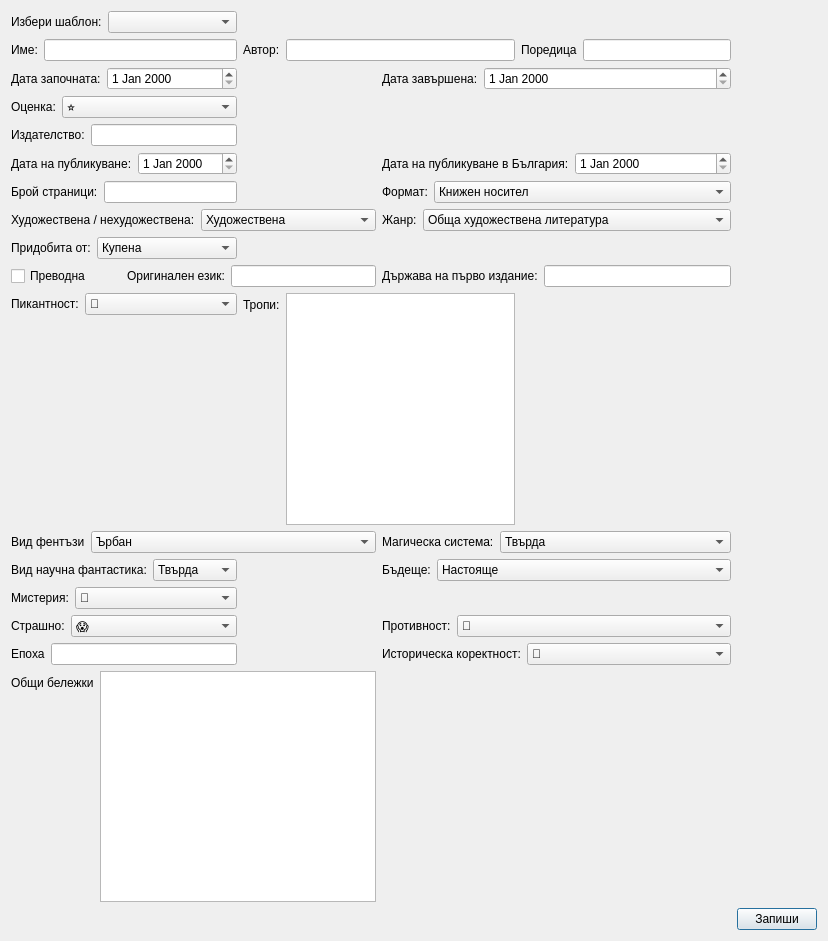
<?xml version="1.0" encoding="UTF-8"?>
<ui version="4.0">
 <class>CreateBook</class>
 <widget class="QDialog" name="CreateBook">
  <property name="geometry">
   <rect>
    <x>0</x>
    <y>0</y>
    <width>828</width>
    <height>941</height>
   </rect>
  </property>
  <property name="windowTitle">
   <string>Dialog</string>
  </property>
  <property name="styleSheet">
   <string notr="true">
background-color: rgb(242, 238, 203);

QLineEdit {
	background-color: rgb(255, 255, 255);
}</string>
  </property>
  <layout class="QGridLayout" name="gridLayout">
   <item row="0" column="0" colspan="2">
    <layout class="QFormLayout" name="formLayout_26">
     <item row="0" column="0">
      <widget class="QLabel" name="label_28">
       <property name="text">
        <string>Избери шаблон:</string>
       </property>
      </widget>
     </item>
     <item row="0" column="1">
      <widget class="QComboBox" name="comboBoxTemplate"/>
     </item>
    </layout>
   </item>
   <item row="1" column="0" colspan="2">
    <layout class="QFormLayout" name="formLayout">
     <item row="0" column="0">
      <widget class="QLabel" name="labelName">
       <property name="text">
        <string>Име:</string>
       </property>
      </widget>
     </item>
     <item row="0" column="1">
      <widget class="QLineEdit" name="lineEditName"/>
     </item>
    </layout>
   </item>
   <item row="1" column="2" colspan="2">
    <layout class="QFormLayout" name="formLayout_2">
     <item row="0" column="0">
      <widget class="QLabel" name="labelAuthor">
       <property name="text">
        <string>Автор:</string>
       </property>
      </widget>
     </item>
     <item row="0" column="1">
      <widget class="QLineEdit" name="lineEditAuthor"/>
     </item>
    </layout>
   </item>
   <item row="1" column="4">
    <layout class="QFormLayout" name="formLayout_29">
     <item row="0" column="0">
      <widget class="QLabel" name="labelSeries">
       <property name="text">
        <string>Поредица</string>
       </property>
      </widget>
     </item>
     <item row="0" column="1">
      <widget class="QLineEdit" name="lineEditSeries"/>
     </item>
    </layout>
   </item>
   <item row="2" column="0" colspan="2">
    <layout class="QFormLayout" name="formLayout_3">
     <item row="0" column="0">
      <widget class="QLabel" name="labelDateStarted">
       <property name="text">
        <string>Дата започната:</string>
       </property>
      </widget>
     </item>
     <item row="0" column="1">
      <widget class="QDateEdit" name="dateEditStarted"/>
     </item>
    </layout>
   </item>
   <item row="2" column="3" colspan="2">
    <layout class="QFormLayout" name="formLayout_4">
     <item row="0" column="0">
      <widget class="QLabel" name="labelDateFinished">
       <property name="text">
        <string>Дата завършена:</string>
       </property>
      </widget>
     </item>
     <item row="0" column="1">
      <widget class="QDateEdit" name="dateEditFinished"/>
     </item>
    </layout>
   </item>
   <item row="3" column="0" colspan="2">
    <layout class="QFormLayout" name="formLayout_5">
     <item row="0" column="0">
      <widget class="QLabel" name="labelScore">
       <property name="text">
        <string>Оценка:</string>
       </property>
      </widget>
     </item>
     <item row="0" column="1">
      <widget class="QComboBox" name="comboBoxScore">
       <item>
        <property name="text">
         <string>⭐</string>
        </property>
       </item>
       <item>
        <property name="text">
         <string>⭐1/2</string>
        </property>
       </item>
       <item>
        <property name="text">
         <string>⭐⭐</string>
        </property>
       </item>
       <item>
        <property name="text">
         <string>⭐⭐1/2</string>
        </property>
       </item>
       <item>
        <property name="text">
         <string>⭐⭐⭐</string>
        </property>
       </item>
       <item>
        <property name="text">
         <string>⭐⭐⭐1/2</string>
        </property>
       </item>
       <item>
        <property name="text">
         <string>⭐⭐⭐⭐</string>
        </property>
       </item>
       <item>
        <property name="text">
         <string>⭐⭐⭐⭐1/2</string>
        </property>
       </item>
       <item>
        <property name="text">
         <string>⭐⭐⭐⭐⭐</string>
        </property>
       </item>
      </widget>
     </item>
    </layout>
   </item>
   <item row="4" column="0" colspan="2">
    <layout class="QFormLayout" name="formLayout_6">
     <item row="0" column="0">
      <widget class="QLabel" name="labelPublisher">
       <property name="text">
        <string>Издателство:</string>
       </property>
      </widget>
     </item>
     <item row="0" column="1">
      <widget class="QLineEdit" name="lineEditPublished"/>
     </item>
    </layout>
   </item>
   <item row="5" column="0" colspan="2">
    <layout class="QFormLayout" name="formLayout_10">
     <item row="0" column="0">
      <widget class="QLabel" name="labelPublished">
       <property name="text">
        <string>Дата на публикуване:</string>
       </property>
      </widget>
     </item>
     <item row="0" column="1">
      <widget class="QDateEdit" name="dateEdit_3"/>
     </item>
    </layout>
   </item>
   <item row="5" column="3" colspan="2">
    <layout class="QFormLayout" name="formLayout_11">
     <item row="0" column="0">
      <widget class="QLabel" name="labelPublishedBulgaria">
       <property name="text">
        <string>Дата на публикуване в България:</string>
       </property>
      </widget>
     </item>
     <item row="0" column="1">
      <widget class="QDateEdit" name="dateEditPublishedBulgaria"/>
     </item>
    </layout>
   </item>
   <item row="6" column="0" colspan="2">
    <layout class="QFormLayout" name="formLayout_12">
     <item row="0" column="1">
      <widget class="QLineEdit" name="lineEditPages"/>
     </item>
     <item row="0" column="0">
      <widget class="QLabel" name="labelPages">
       <property name="text">
        <string>Брой страници:</string>
       </property>
      </widget>
     </item>
    </layout>
   </item>
   <item row="6" column="3" colspan="2">
    <layout class="QFormLayout" name="formLayout_13">
     <item row="0" column="0">
      <widget class="QLabel" name="labelFormat">
       <property name="text">
        <string>Формат:</string>
       </property>
      </widget>
     </item>
     <item row="0" column="1">
      <widget class="QComboBox" name="comboBoxFormat">
       <item>
        <property name="text">
         <string>Книжен носител</string>
        </property>
       </item>
       <item>
        <property name="text">
         <string>Електронна книга</string>
        </property>
       </item>
      </widget>
     </item>
    </layout>
   </item>
   <item row="7" column="0" colspan="3">
    <layout class="QFormLayout" name="formLayout_14">
     <item row="0" column="0">
      <widget class="QLabel" name="labelFicnonfic">
       <property name="text">
        <string>Художествена / нехудожествена:</string>
       </property>
      </widget>
     </item>
     <item row="0" column="1">
      <widget class="QComboBox" name="comboBoxFicnonfic">
       <item>
        <property name="text">
         <string>Художествена</string>
        </property>
       </item>
       <item>
        <property name="text">
         <string>Нехудожествена</string>
        </property>
       </item>
      </widget>
     </item>
    </layout>
   </item>
   <item row="7" column="3" colspan="2">
    <layout class="QFormLayout" name="formLayout_15">
     <item row="0" column="0">
      <widget class="QLabel" name="labelGenre">
       <property name="text">
        <string>Жанр:</string>
       </property>
      </widget>
     </item>
     <item row="0" column="1">
      <widget class="QComboBox" name="comboBoxGenre">
       <item>
        <property name="text">
         <string>Обща художествена литература</string>
        </property>
       </item>
       <item>
        <property name="text">
         <string>Научна фантастика</string>
        </property>
       </item>
       <item>
        <property name="text">
         <string>Фентъзи</string>
        </property>
       </item>
       <item>
        <property name="text">
         <string>Романтика</string>
        </property>
       </item>
       <item>
        <property name="text">
         <string>Историческа</string>
        </property>
       </item>
       <item>
        <property name="text">
         <string>Мистерия/Криминална</string>
        </property>
       </item>
       <item>
        <property name="text">
         <string>Хорър</string>
        </property>
       </item>
       <item>
        <property name="text">
         <string>Класика</string>
        </property>
       </item>
       <item>
        <property name="text">
         <string>Обща нехудожествена литература</string>
        </property>
       </item>
       <item>
        <property name="text">
         <string>Мемоар/Биография</string>
        </property>
       </item>
       <item>
        <property name="text">
         <string>Пътувания/Храна</string>
        </property>
       </item>
       <item>
        <property name="text">
         <string>Природа/Наука</string>
        </property>
       </item>
       <item>
        <property name="text">
         <string>Настоящи събития/Политика</string>
        </property>
       </item>
       <item>
        <property name="text">
         <string>Бизнес/Самопомощ</string>
        </property>
       </item>
      </widget>
     </item>
    </layout>
   </item>
   <item row="8" column="0" colspan="2">
    <layout class="QFormLayout" name="formLayout_27">
     <item row="0" column="0">
      <widget class="QLabel" name="labelSource">
       <property name="text">
        <string>Придобита от:</string>
       </property>
      </widget>
     </item>
     <item row="0" column="1">
      <widget class="QComboBox" name="comboBoxSource">
       <item>
        <property name="text">
         <string>Купена</string>
        </property>
       </item>
       <item>
        <property name="text">
         <string>Подарена</string>
        </property>
       </item>
       <item>
        <property name="text">
         <string>Библиотека</string>
        </property>
       </item>
       <item>
        <property name="text">
         <string>Заета</string>
        </property>
       </item>
       <item>
        <property name="text">
         <string>Пиратствана</string>
        </property>
       </item>
      </widget>
     </item>
    </layout>
   </item>
   <item row="9" column="0">
    <widget class="QCheckBox" name="checkBoxTranslation">
     <property name="text">
      <string>Преводна</string>
     </property>
    </widget>
   </item>
   <item row="9" column="1" colspan="2">
    <layout class="QFormLayout" name="formLayout_7">
     <item row="0" column="1">
      <widget class="QLineEdit" name="lineEditLanguage"/>
     </item>
     <item row="0" column="0">
      <widget class="QLabel" name="labelLanguage">
       <property name="text">
        <string>Оригинален език:</string>
       </property>
      </widget>
     </item>
    </layout>
   </item>
   <item row="9" column="3" colspan="2">
    <layout class="QFormLayout" name="formLayout_8">
     <item row="0" column="1">
      <widget class="QLineEdit" name="lineEditCountry"/>
     </item>
     <item row="0" column="0">
      <widget class="QLabel" name="labelCountry">
       <property name="text">
        <string>Държава на първо издание:</string>
       </property>
      </widget>
     </item>
    </layout>
   </item>
   <item row="10" column="0" colspan="2">
    <layout class="QFormLayout" name="formLayout_17">
     <item row="0" column="0">
      <widget class="QLabel" name="labelSpicy">
       <property name="text">
        <string>Пикантност:</string>
       </property>
      </widget>
     </item>
     <item row="0" column="1">
      <widget class="QComboBox" name="comboBoxSpicy">
       <item>
        <property name="text">
         <string>💋</string>
        </property>
       </item>
       <item>
        <property name="text">
         <string>💋1/2</string>
        </property>
       </item>
       <item>
        <property name="text">
         <string>💋💋</string>
        </property>
       </item>
       <item>
        <property name="text">
         <string>💋💋1/2</string>
        </property>
       </item>
       <item>
        <property name="text">
         <string>💋💋💋</string>
        </property>
       </item>
       <item>
        <property name="text">
         <string>💋💋💋1/2</string>
        </property>
       </item>
       <item>
        <property name="text">
         <string>💋💋💋💋</string>
        </property>
       </item>
       <item>
        <property name="text">
         <string>💋💋💋💋1/2</string>
        </property>
       </item>
       <item>
        <property name="text">
         <string>💋💋💋💋💋</string>
        </property>
       </item>
      </widget>
     </item>
    </layout>
   </item>
   <item row="10" column="2" colspan="2">
    <layout class="QFormLayout" name="formLayout_18">
     <item row="0" column="0">
      <widget class="QLabel" name="labelTropes">
       <property name="text">
        <string>Тропи:</string>
       </property>
      </widget>
     </item>
     <item row="0" column="1">
      <widget class="QTextEdit" name="textEditTropes"/>
     </item>
    </layout>
   </item>
   <item row="11" column="0" colspan="3">
    <layout class="QFormLayout" name="formLayout_19">
     <item row="0" column="0">
      <widget class="QLabel" name="labelFantasyKind">
       <property name="text">
        <string>Вид фентъзи</string>
       </property>
      </widget>
     </item>
     <item row="0" column="1">
      <widget class="QComboBox" name="comboBoxFantasyKind">
       <item>
        <property name="text">
         <string>Ърбан</string>
        </property>
       </item>
       <item>
        <property name="text">
         <string>Приключенско</string>
        </property>
       </item>
       <item>
        <property name="text">
         <string>Средновековно</string>
        </property>
       </item>
       <item>
        <property name="text">
         <string>Стиймпънк</string>
        </property>
       </item>
       <item>
        <property name="text">
         <string>Паранормална романтика</string>
        </property>
       </item>
      </widget>
     </item>
    </layout>
   </item>
   <item row="11" column="3" colspan="2">
    <layout class="QFormLayout" name="formLayout_20">
     <item row="0" column="1">
      <widget class="QComboBox" name="comboBoxMagicSystem">
       <item>
        <property name="text">
         <string>Твърда</string>
        </property>
       </item>
       <item>
        <property name="text">
         <string>Мека</string>
        </property>
       </item>
      </widget>
     </item>
     <item row="0" column="0">
      <widget class="QLabel" name="labelMagicSystem">
       <property name="text">
        <string>Магическа система:</string>
       </property>
      </widget>
     </item>
    </layout>
   </item>
   <item row="12" column="0" colspan="2">
    <layout class="QFormLayout" name="formLayout_21">
     <item row="0" column="1">
      <widget class="QComboBox" name="comboBoxScifiKind">
       <item>
        <property name="text">
         <string>Твърда</string>
        </property>
       </item>
       <item>
        <property name="text">
         <string>Мека</string>
        </property>
       </item>
       <item>
        <property name="text">
         <string>Дистопия</string>
        </property>
       </item>
      </widget>
     </item>
     <item row="0" column="0">
      <widget class="QLabel" name="labelScifiKind">
       <property name="text">
        <string>Вид научна фантастика:</string>
       </property>
      </widget>
     </item>
    </layout>
   </item>
   <item row="12" column="3" colspan="2">
    <layout class="QFormLayout" name="formLayout_22">
     <item row="0" column="0">
      <widget class="QLabel" name="labelFuture">
       <property name="text">
        <string>Бъдеще:</string>
       </property>
      </widget>
     </item>
     <item row="0" column="1">
      <widget class="QComboBox" name="comboBoxFuture">
       <item>
        <property name="text">
         <string>Настояще</string>
        </property>
       </item>
       <item>
        <property name="text">
         <string>Близко</string>
        </property>
       </item>
       <item>
        <property name="text">
         <string>Далечно</string>
        </property>
       </item>
       <item>
        <property name="text">
         <string>Не може да се определи</string>
        </property>
       </item>
      </widget>
     </item>
    </layout>
   </item>
   <item row="13" column="0" colspan="2">
    <layout class="QFormLayout" name="formLayout_23">
     <item row="0" column="0">
      <widget class="QLabel" name="labelMystery">
       <property name="text">
        <string>Мистерия:</string>
       </property>
      </widget>
     </item>
     <item row="0" column="1">
      <widget class="QComboBox" name="comboBoxMystery">
       <item>
        <property name="text">
         <string>🔎</string>
        </property>
       </item>
       <item>
        <property name="text">
         <string>🔎1/2</string>
        </property>
       </item>
       <item>
        <property name="text">
         <string>🔎🔎</string>
        </property>
       </item>
       <item>
        <property name="text">
         <string>🔎🔎1/2</string>
        </property>
       </item>
       <item>
        <property name="text">
         <string>🔎🔎🔎</string>
        </property>
       </item>
       <item>
        <property name="text">
         <string>🔎🔎🔎1/2</string>
        </property>
       </item>
       <item>
        <property name="text">
         <string>🔎🔎🔎🔎</string>
        </property>
       </item>
       <item>
        <property name="text">
         <string>🔎🔎🔎🔎1/2</string>
        </property>
       </item>
       <item>
        <property name="text">
         <string>🔎🔎🔎🔎🔎</string>
        </property>
       </item>
      </widget>
     </item>
    </layout>
   </item>
   <item row="14" column="0" colspan="2">
    <layout class="QFormLayout" name="formLayout_24">
     <item row="0" column="0">
      <widget class="QLabel" name="labelScary">
       <property name="text">
        <string>Страшно:</string>
       </property>
      </widget>
     </item>
     <item row="0" column="1">
      <widget class="QComboBox" name="comboBoxScary">
       <item>
        <property name="text">
         <string>😱</string>
        </property>
       </item>
       <item>
        <property name="text">
         <string>😱1/2</string>
        </property>
       </item>
       <item>
        <property name="text">
         <string>😱😱</string>
        </property>
       </item>
       <item>
        <property name="text">
         <string>😱😱1/2</string>
        </property>
       </item>
       <item>
        <property name="text">
         <string>😱😱😱</string>
        </property>
       </item>
       <item>
        <property name="text">
         <string>😱😱😱1/2</string>
        </property>
       </item>
       <item>
        <property name="text">
         <string>😱😱😱😱</string>
        </property>
       </item>
       <item>
        <property name="text">
         <string>😱😱😱😱1/2</string>
        </property>
       </item>
       <item>
        <property name="text">
         <string>😱😱😱😱😱</string>
        </property>
       </item>
      </widget>
     </item>
    </layout>
   </item>
   <item row="14" column="3" colspan="2">
    <layout class="QFormLayout" name="formLayout_25">
     <item row="0" column="0">
      <widget class="QLabel" name="labelDisgust">
       <property name="text">
        <string>Противност:</string>
       </property>
      </widget>
     </item>
     <item row="0" column="1">
      <widget class="QComboBox" name="comboBoxDisgust">
       <item>
        <property name="text">
         <string>🤮</string>
        </property>
       </item>
       <item>
        <property name="text">
         <string>🤮1/2</string>
        </property>
       </item>
       <item>
        <property name="text">
         <string>🤮🤮</string>
        </property>
       </item>
       <item>
        <property name="text">
         <string>🤮🤮1/2</string>
        </property>
       </item>
       <item>
        <property name="text">
         <string>🤮🤮🤮</string>
        </property>
       </item>
       <item>
        <property name="text">
         <string>🤮🤮🤮1/2</string>
        </property>
       </item>
       <item>
        <property name="text">
         <string>🤮🤮🤮🤮</string>
        </property>
       </item>
       <item>
        <property name="text">
         <string>🤮🤮🤮🤮1/2</string>
        </property>
       </item>
       <item>
        <property name="text">
         <string>🤮🤮🤮🤮🤮</string>
        </property>
       </item>
      </widget>
     </item>
    </layout>
   </item>
   <item row="15" column="0" colspan="2">
    <layout class="QFormLayout" name="formLayout_9">
     <item row="0" column="0">
      <widget class="QLabel" name="labelEpoch">
       <property name="text">
        <string>Епоха</string>
       </property>
      </widget>
     </item>
     <item row="0" column="1">
      <widget class="QLineEdit" name="lineEditEpoch"/>
     </item>
    </layout>
   </item>
   <item row="15" column="3" colspan="2">
    <layout class="QFormLayout" name="formLayout_28">
     <item row="0" column="0">
      <widget class="QLabel" name="labelCorrectness">
       <property name="text">
        <string>Историческа коректност:</string>
       </property>
      </widget>
     </item>
     <item row="0" column="1">
      <widget class="QComboBox" name="comboBoxCorrectness">
       <item>
        <property name="text">
         <string>📜</string>
        </property>
       </item>
       <item>
        <property name="text">
         <string>📜1/2</string>
        </property>
       </item>
       <item>
        <property name="text">
         <string>📜📜</string>
        </property>
       </item>
       <item>
        <property name="text">
         <string>📜📜1/2</string>
        </property>
       </item>
       <item>
        <property name="text">
         <string>📜📜📜</string>
        </property>
       </item>
       <item>
        <property name="text">
         <string>📜📜📜1/2</string>
        </property>
       </item>
       <item>
        <property name="text">
         <string>📜📜📜📜</string>
        </property>
       </item>
       <item>
        <property name="text">
         <string>📜📜📜📜1/2</string>
        </property>
       </item>
       <item>
        <property name="text">
         <string>📜📜📜📜📜</string>
        </property>
       </item>
      </widget>
     </item>
    </layout>
   </item>
   <item row="16" column="0" colspan="3">
    <layout class="QFormLayout" name="formLayout_16">
     <item row="0" column="0">
      <widget class="QLabel" name="labelNotes">
       <property name="text">
        <string>Общи бележки</string>
       </property>
      </widget>
     </item>
     <item row="0" column="1">
      <widget class="QTextEdit" name="textEditNotes"/>
     </item>
    </layout>
   </item>
   <item row="17" column="5">
    <widget class="QPushButton" name="pushButton">
     <property name="text">
      <string>Запиши</string>
     </property>
    </widget>
   </item>
  </layout>
 </widget>
 <resources/>
 <connections/>
</ui>
